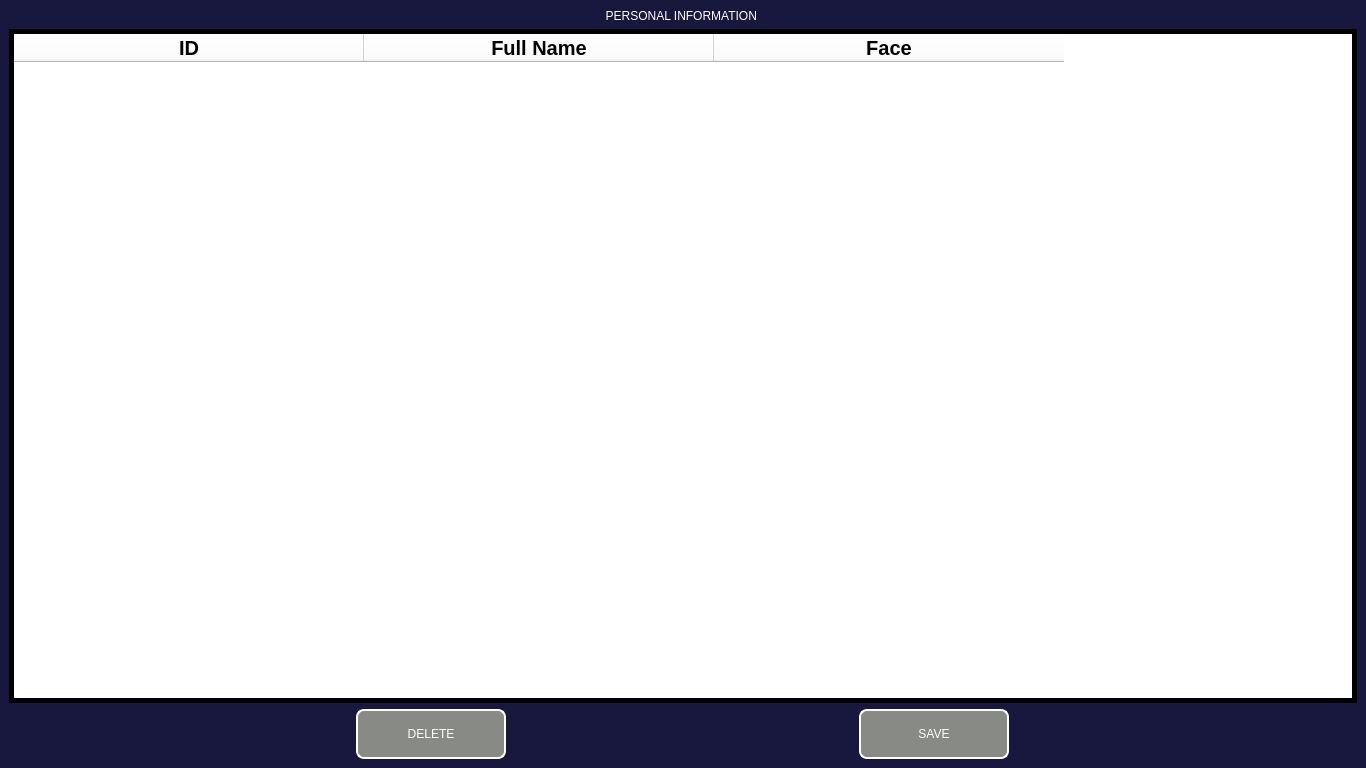
<?xml version="1.0" encoding="UTF-8"?>
<ui version="4.0">
 <class>Form</class>
 <widget class="QWidget" name="Form">
  <property name="windowModality">
   <enum>Qt::NonModal</enum>
  </property>
  <property name="geometry">
   <rect>
    <x>0</x>
    <y>0</y>
    <width>1366</width>
    <height>768</height>
   </rect>
  </property>
  <property name="minimumSize">
   <size>
    <width>1366</width>
    <height>768</height>
   </size>
  </property>
  <property name="maximumSize">
   <size>
    <width>1920</width>
    <height>1080</height>
   </size>
  </property>
  <property name="windowTitle">
   <string>Form</string>
  </property>
  <property name="styleSheet">
   <string notr="true">background-color: rgb(24, 23, 61)</string>
  </property>
  <layout class="QHBoxLayout" name="horizontalLayout">
   <property name="spacing">
    <number>0</number>
   </property>
   <property name="leftMargin">
    <number>0</number>
   </property>
   <property name="topMargin">
    <number>0</number>
   </property>
   <property name="rightMargin">
    <number>0</number>
   </property>
   <property name="bottomMargin">
    <number>0</number>
   </property>
   <item>
    <widget class="QFrame" name="frame">
     <property name="sizePolicy">
      <sizepolicy hsizetype="Expanding" vsizetype="Expanding">
       <horstretch>0</horstretch>
       <verstretch>0</verstretch>
      </sizepolicy>
     </property>
     <property name="frameShape">
      <enum>QFrame::NoFrame</enum>
     </property>
     <property name="frameShadow">
      <enum>QFrame::Raised</enum>
     </property>
     <property name="lineWidth">
      <number>10</number>
     </property>
     <layout class="QVBoxLayout" name="verticalLayout">
      <item>
       <widget class="QLabel" name="label">
        <property name="styleSheet">
         <string notr="true">color: rgb(255, 255, 255);
font: 20pt &quot;Ubuntu&quot;;</string>
        </property>
        <property name="text">
         <string>PERSONAL INFORMATION </string>
        </property>
        <property name="alignment">
         <set>Qt::AlignCenter</set>
        </property>
       </widget>
      </item>
      <item>
       <widget class="QTableWidget" name="table_database">
        <property name="styleSheet">
         <string notr="true">background-color: rgb(255, 255, 255);
color: rgb(0, 0, 0);</string>
        </property>
        <property name="frameShape">
         <enum>QFrame::Box</enum>
        </property>
        <property name="frameShadow">
         <enum>QFrame::Plain</enum>
        </property>
        <property name="lineWidth">
         <number>5</number>
        </property>
        <property name="verticalScrollBarPolicy">
         <enum>Qt::ScrollBarAsNeeded</enum>
        </property>
        <property name="horizontalScrollBarPolicy">
         <enum>Qt::ScrollBarAsNeeded</enum>
        </property>
        <property name="sizeAdjustPolicy">
         <enum>QAbstractScrollArea::AdjustIgnored</enum>
        </property>
        <property name="autoScroll">
         <bool>true</bool>
        </property>
        <property name="autoScrollMargin">
         <number>16</number>
        </property>
        <property name="dragEnabled">
         <bool>false</bool>
        </property>
        <property name="dragDropOverwriteMode">
         <bool>true</bool>
        </property>
        <property name="alternatingRowColors">
         <bool>false</bool>
        </property>
        <property name="verticalScrollMode">
         <enum>QAbstractItemView::ScrollPerItem</enum>
        </property>
        <property name="gridStyle">
         <enum>Qt::SolidLine</enum>
        </property>
        <property name="sortingEnabled">
         <bool>false</bool>
        </property>
        <attribute name="horizontalHeaderVisible">
         <bool>true</bool>
        </attribute>
        <attribute name="horizontalHeaderCascadingSectionResizes">
         <bool>true</bool>
        </attribute>
        <attribute name="horizontalHeaderMinimumSectionSize">
         <number>80</number>
        </attribute>
        <attribute name="horizontalHeaderDefaultSectionSize">
         <number>350</number>
        </attribute>
        <attribute name="horizontalHeaderHighlightSections">
         <bool>true</bool>
        </attribute>
        <attribute name="horizontalHeaderShowSortIndicator" stdset="0">
         <bool>true</bool>
        </attribute>
        <attribute name="horizontalHeaderStretchLastSection">
         <bool>false</bool>
        </attribute>
        <attribute name="verticalHeaderVisible">
         <bool>true</bool>
        </attribute>
        <attribute name="verticalHeaderCascadingSectionResizes">
         <bool>true</bool>
        </attribute>
        <attribute name="verticalHeaderDefaultSectionSize">
         <number>30</number>
        </attribute>
        <attribute name="verticalHeaderHighlightSections">
         <bool>false</bool>
        </attribute>
        <attribute name="verticalHeaderShowSortIndicator" stdset="0">
         <bool>true</bool>
        </attribute>
        <attribute name="verticalHeaderStretchLastSection">
         <bool>false</bool>
        </attribute>
        <column>
         <property name="text">
          <string>ID</string>
         </property>
         <property name="font">
          <font>
           <pointsize>15</pointsize>
           <weight>75</weight>
           <bold>true</bold>
           <stylestrategy>PreferDefault</stylestrategy>
          </font>
         </property>
         <property name="textAlignment">
          <set>AlignCenter</set>
         </property>
         <property name="foreground">
          <brush brushstyle="SolidPattern">
           <color alpha="255">
            <red>0</red>
            <green>0</green>
            <blue>0</blue>
           </color>
          </brush>
         </property>
        </column>
        <column>
         <property name="text">
          <string>Full Name</string>
         </property>
         <property name="font">
          <font>
           <pointsize>15</pointsize>
           <weight>75</weight>
           <bold>true</bold>
          </font>
         </property>
         <property name="textAlignment">
          <set>AlignCenter</set>
         </property>
        </column>
        <column>
         <property name="text">
          <string>Face</string>
         </property>
         <property name="font">
          <font>
           <pointsize>15</pointsize>
           <weight>75</weight>
           <bold>true</bold>
          </font>
         </property>
         <property name="textAlignment">
          <set>AlignCenter</set>
         </property>
        </column>
       </widget>
      </item>
      <item>
       <layout class="QHBoxLayout" name="horizontalLayout_3">
        <item>
         <widget class="QPushButton" name="delete_database">
          <property name="sizePolicy">
           <sizepolicy hsizetype="Minimum" vsizetype="Fixed">
            <horstretch>0</horstretch>
            <verstretch>0</verstretch>
           </sizepolicy>
          </property>
          <property name="minimumSize">
           <size>
            <width>150</width>
            <height>50</height>
           </size>
          </property>
          <property name="maximumSize">
           <size>
            <width>150</width>
            <height>50</height>
           </size>
          </property>
          <property name="styleSheet">
           <string notr="true">QPushButton{
border-color: rgb(255 ,255,255);
font: 75 15pt &quot;Ubuntu Condensed&quot;;
background-color: rgb(136, 138, 133);
border-width : 1.5px;
border-style:inset;
border-radius: 8px;
padding: 0 5px;
color: rgb(255, 255, 255);
}
QPushButton:pressed{
	background-color: rgb(32, 74, 135);

}</string>
          </property>
          <property name="text">
           <string>DELETE</string>
          </property>
         </widget>
        </item>
        <item>
         <widget class="QPushButton" name="save_database">
          <property name="sizePolicy">
           <sizepolicy hsizetype="Minimum" vsizetype="Fixed">
            <horstretch>0</horstretch>
            <verstretch>0</verstretch>
           </sizepolicy>
          </property>
          <property name="minimumSize">
           <size>
            <width>150</width>
            <height>50</height>
           </size>
          </property>
          <property name="maximumSize">
           <size>
            <width>150</width>
            <height>50</height>
           </size>
          </property>
          <property name="styleSheet">
           <string notr="true">QPushButton{
border-color: rgb(255 ,255,255);
font: 75 15pt &quot;Ubuntu Condensed&quot;;
background-color: rgb(136, 138, 133);
border-width : 1.5px;
border-style:inset;
border-radius: 8px;
padding: 0 5px;
color: rgb(255, 255, 255);
}
QPushButton:pressed{
	background-color: rgb(32, 74, 135);

}</string>
          </property>
          <property name="text">
           <string>SAVE</string>
          </property>
         </widget>
        </item>
       </layout>
      </item>
     </layout>
    </widget>
   </item>
  </layout>
 </widget>
 <resources/>
 <connections/>
</ui>
